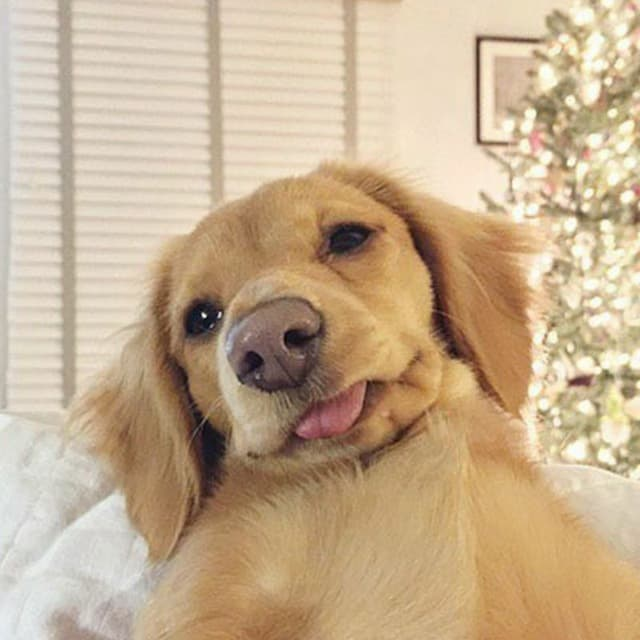
//> input picture 02/sebek.jpg, 640 x 640 px
$ ./main   (built with g++ and OpenCV 4)
//> lines starting //> are read from the running program, lines starting //| are printed output that depends on the picture; after the words box and inside, x2 and y2 are one past the last pixel; in counts of white or black regions, pixels touching at a corner belong together
#include <opencv2/highgui.hpp>
#include<opencv2/opencv.hpp>
#include <opencv2/core/utility.hpp>
#include <iostream>

using namespace cv;

void calculateDistribution(int dist[], const Mat &img) {
    for (int i = 0; i < img.rows; ++i) {
        for (int j = 0; j < img.cols; ++j) {
            dist[img.at<uchar>(i, j)]++;
        }
    }
}

// cumulative distribution function
void cdf(int cum_dist[], const int dist[]) {
    cum_dist[0] = dist[0];
    for (int i = 1; i < 256; i++) {
        cum_dist[i] = dist[i] + cum_dist[i - 1];
    }
}

void optimizeHeight(int array[], int height){
    int maxVal = 0;
    //  find maximum
    for (int i = 0; i < 256; ++i) {
        if (array[i] > maxVal) {
            maxVal = array[i];
        }
    }
    //  normalize height to hist_h
    for (int i = 0; i < 256; ++i) {
        array[i] = array[i] * height / (maxVal + 1);
    }

}

void drawHistogram(const Mat &img, Mat &histogram) {
    int hist_w = 512;
    int hist_h = 512;

    histogram = Mat(hist_h, hist_w, CV_8UC3);

//  distribution
    int dist[256] = {0};
    int cum_dist[256] = {0};

    calculateDistribution(dist, img);
    optimizeHeight(dist, hist_h);

    cdf(cum_dist, dist);
    optimizeHeight(cum_dist, hist_h);

    for (int i = 0; i < 256; i++) {
        line(histogram,
             Point(i * 2, hist_h),
             Point(i * 2, hist_h - dist[i]),
             Scalar(255, 255, 255), 1, LINE_8, 0
        );
    }
    for (int i = 1; i < 256; i++) {
        line(histogram,
             Point((i - 1)* 2, hist_h - cum_dist[i-1]),
             Point(i * 2, hist_h - cum_dist[i]),
             Scalar(0, 255, 0), 1, LINE_8, 0
        );
    }
}

void HistogramEqualization(const Mat &in_image, Mat &out_image, Mat &in_histogram, Mat &out_histogram) {
    out_image = Mat(in_image.rows, in_image.cols, CV_8UC1);
    int dist[256] = {0};
    int cum_dist[256] = {0};

    calculateDistribution(dist, in_image);
    cdf(cum_dist, dist);
//  coefficient to normalize
    double alpha = 255.0 / (in_image.rows * in_image.cols);

    for (int i = 0; i < in_image.rows; ++i) {
        for (int j = 0; j < in_image.cols; ++j) {
            uchar val = in_image.at<uchar>(i, j);
            out_image.at<uchar>(i, j) = cvRound(
                    cum_dist[val] * alpha
            );
        }
    }
    drawHistogram(in_image, in_histogram);
    drawHistogram(out_image, out_histogram);
};

int main() {
//    Mat img = imread("../chair.tif", IMREAD_GRAYSCALE);
    Mat img = imread("../sebek.jpg", IMREAD_GRAYSCALE);
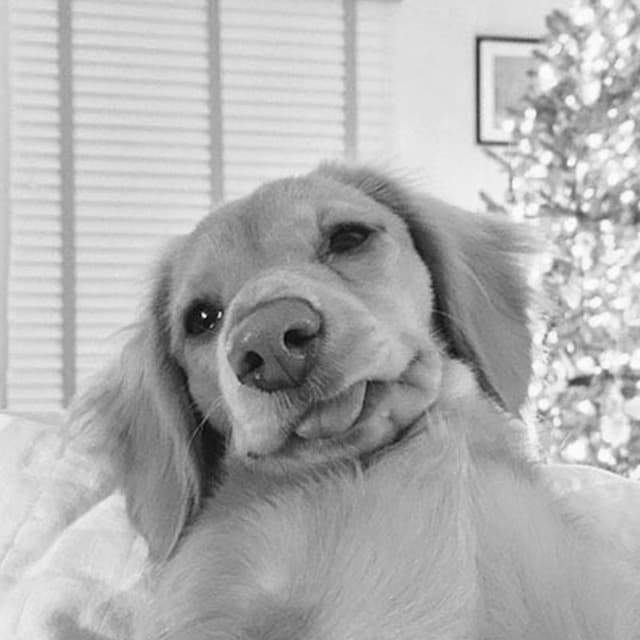
//> img: 640 rows x 640 cols, CV_8UC1; min 0, max 255, mean 177.6
//    Mat img = imread("../test.jpg", IMREAD_GRAYSCALE);
    if (img.data == nullptr) {
        std::cout << "Could not open or find the image" << std::endl;
        return -1;
    }
    Mat outImage;
    Mat inHistogram;
    Mat outHistogram;
    HistogramEqualization(img, outImage, inHistogram, outHistogram);
//> in HistogramEqualization, `calculateDistribution(dist, in_image);`: dist = 256 values, max 8838 at index 220, min 0 at index 1, mean 1600
//> in HistogramEqualization, `cdf(cum_dist, dist);`: cum_dist = 256 values from 1 to 409600
//> after the loop in HistogramEqualization, `for (int i = 0; i < in_image.rows; ++i)`:
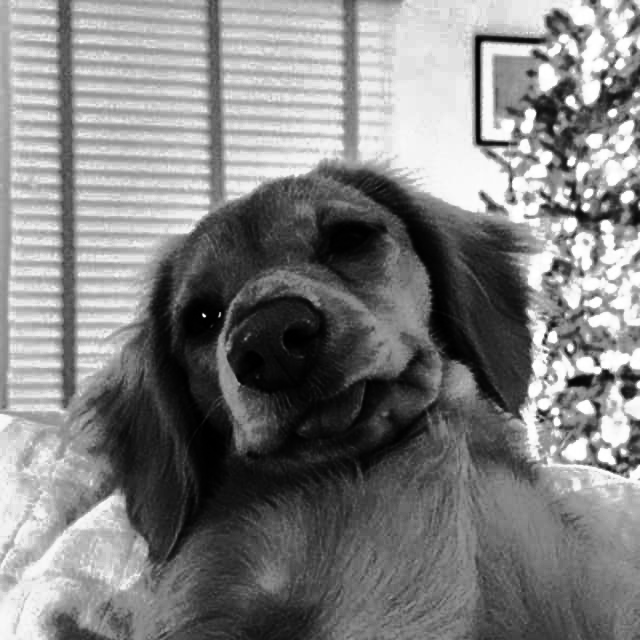
//> out_image: 640 rows x 640 cols, CV_8UC1; min 0, max 255, mean 128.6
//> the loop in optimizeHeight, `for (int i = 0; i < 256; ++i)` made 256 passes
//> maxVal on passes 1, 7, 12, 13, 14, 15, 18, 20, 21, 22, 23, 24: 1, 3, 4, 8, 10, 12, 14, 25, 49, 56, 96, 113
//> after the loop in optimizeHeight, `for (int i = 0; i < 256; ++i)`: maxVal = 8838
//> in drawHistogram, `optimizeHeight(dist, hist_h);`: dist = 256 values, max 511 at index 220, min 0 at index 0, mean 92.2
//> in drawHistogram, `cdf(cum_dist, dist);`: cum_dist = 256 values from 0 to 23602
//> the loop in optimizeHeight (call 2), `for (int i = 0; i < 256; ++i)` made 256 passes
//> maxVal on passes 20 to 31: 1, 3, 6, 11, 17, 25, 34, 44, 55, 67, 75, 84
//> in drawHistogram, `optimizeHeight(cum_dist, hist_h);`: cum_dist = 256 values from 0 to 511
//> after the loop in drawHistogram, `for (int i = 0; i < 256; i++)`:
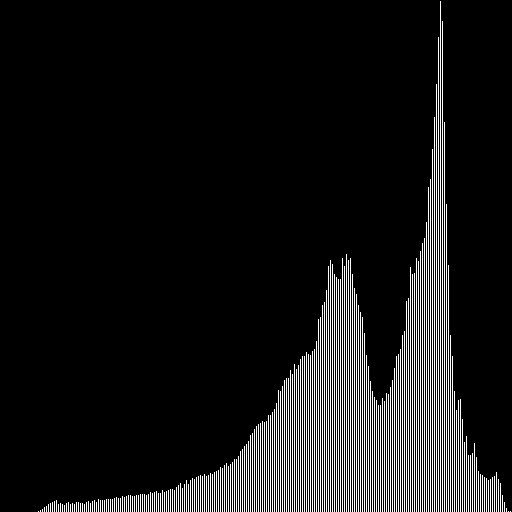
//> histogram: 512 rows x 512 cols, CV_8UC3; 9% white in thin lines or dots
//> after the loop in drawHistogram, `for (int i = 1; i < 256; i++)`:
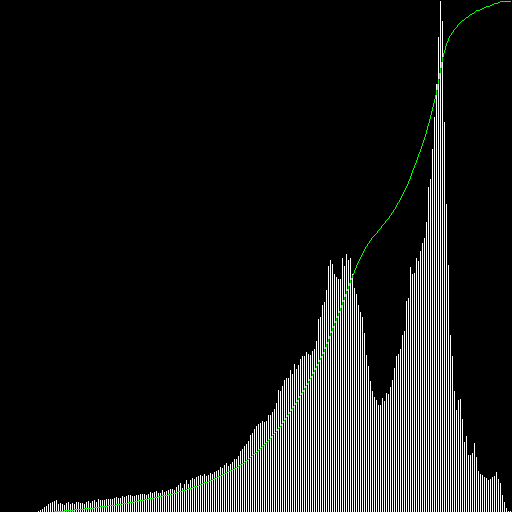
//> histogram: 512 rows x 512 cols, CV_8UC3; 0.26% of pixels changed, all inside (x1, y1, x2, y2) = (54, 1, 511, 512)
//> in drawHistogram (call 2), `calculateDistribution(dist, img);`: dist = 256 values, max 8838 at index 220, min 0 at index 43, mean 1600
//> in drawHistogram (call 2), `optimizeHeight(dist, hist_h);`: dist = 256 values, max 511 at index 220, min 0 at index 43, mean 92.4
//> in drawHistogram (call 2), `cdf(cum_dist, dist);`: cum_dist = 256 values from 42 to 23655
//> in drawHistogram (call 2), `optimizeHeight(cum_dist, hist_h);`: cum_dist = 256 values from 0 to 511
//> after the loop in drawHistogram (call 2), `for (int i = 0; i < 256; i++)`:
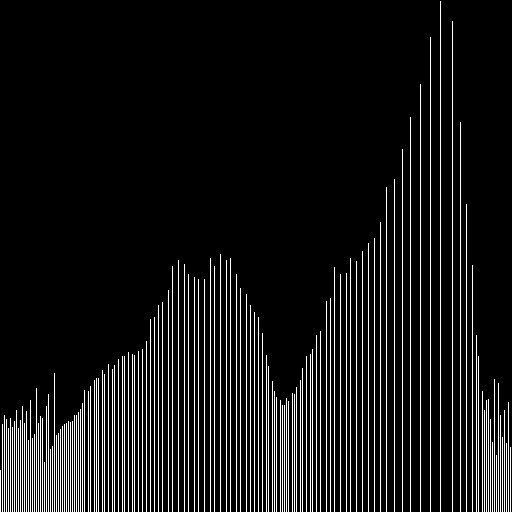
//> histogram: 512 rows x 512 cols, CV_8UC3; 9% white in thin lines or dots
//> after the loop in drawHistogram (call 2), `for (int i = 1; i < 256; i++)`:
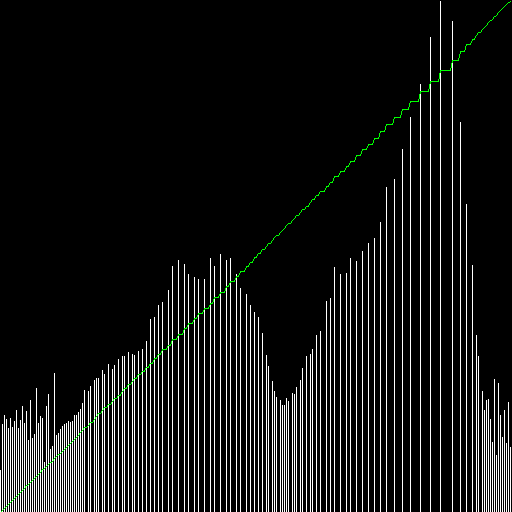
//> histogram: 512 rows x 512 cols, CV_8UC3; 0.28% of pixels changed, all inside (x1, y1, x2, y2) = (1, 1, 511, 512)
    imshow("Original image", img);
    imshow("Normalized image", outImage);
    imshow("Original histogram", inHistogram);
    imshow("Normalized histogram", outHistogram);
    waitKey(0);
//    std::cin.get();
    return 0;
}

$ run again, with 02/test.jpg copied over 02/sebek.jpg
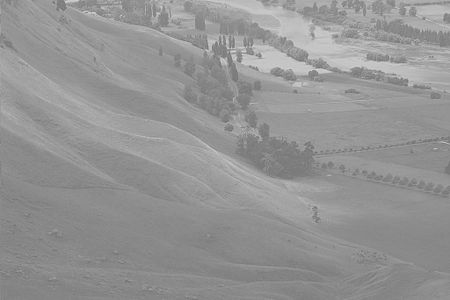
//> input picture 02/test.jpg, 450 x 300 px
//> img is the input picture: 300 rows x 450 cols, CV_8UC1; min 107, max 218, mean 148
//> in HistogramEqualization, `calculateDistribution(dist, in_image);`: dist = 256 values, max 5772 at index 138, min 0 at index 0, mean 527.3
//> in HistogramEqualization, `cdf(cum_dist, dist);`: cum_dist = 256 values from 0 to 135000
//> after the loop in HistogramEqualization, `for (int i = 0; i < in_image.rows; ++i)`:
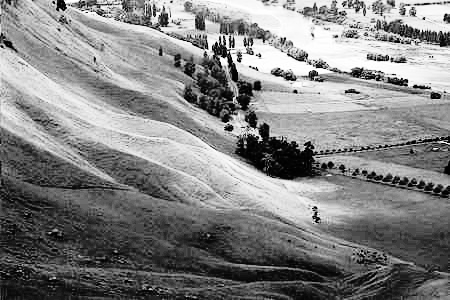
//> out_image: 300 rows x 450 cols, CV_8UC1; min 0, max 255, mean 130.5
//> the loop in optimizeHeight, `for (int i = 0; i < 256; ++i)` made 256 passes
//> maxVal on passes 108, 110, 111, 115, 116, 117, 118, 120: 1, 3, 5, 7, 9, 13, 36, 56
//> after the loop in optimizeHeight, `for (int i = 0; i < 256; ++i)`: maxVal = 5772
//> in drawHistogram, `optimizeHeight(dist, hist_h);`: dist = 256 values, max 511 at index 138, min 0 at index 0, mean 46.57
//> in drawHistogram, `cdf(cum_dist, dist);`: cum_dist = 256 values from 0 to 11922
//> the loop in optimizeHeight (call 2), `for (int i = 0; i < 256; ++i)` made 256 passes
//> maxVal on passes 117 to 124: 1, 4, 7, 11, 20, 34, 56, 86
//> in drawHistogram, `optimizeHeight(cum_dist, hist_h);`: cum_dist = 256 values from 0 to 511
//> in drawHistogram (call 2), `calculateDistribution(dist, img);`: dist = 256 values, max 5772 at index 74, min 0 at index 7, mean 527.3
//> in drawHistogram (call 2), `optimizeHeight(dist, hist_h);`: dist = 256 values, max 511 at index 74, min 0 at index 7, mean 46.63
//> in drawHistogram (call 2), `cdf(cum_dist, dist);`: cum_dist = 256 values from 15 to 11938
//> in drawHistogram (call 2), `optimizeHeight(cum_dist, hist_h);`: cum_dist = 256 values from 0 to 511
//> after the loop in drawHistogram (call 2), `for (int i = 1; i < 256; i++)`:
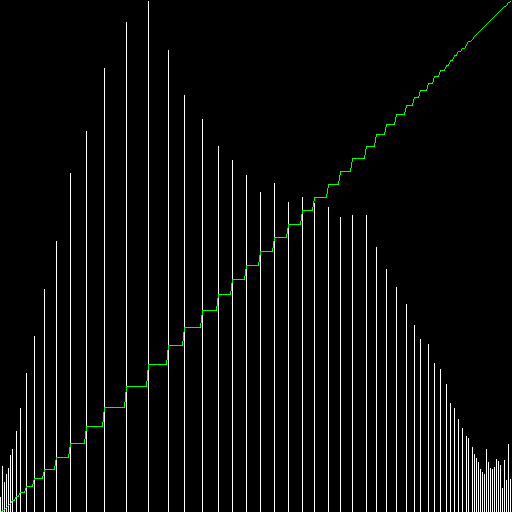
//> histogram: 512 rows x 512 cols, CV_8UC3; mean B, G, R 11.5, 12.4, 11.5
